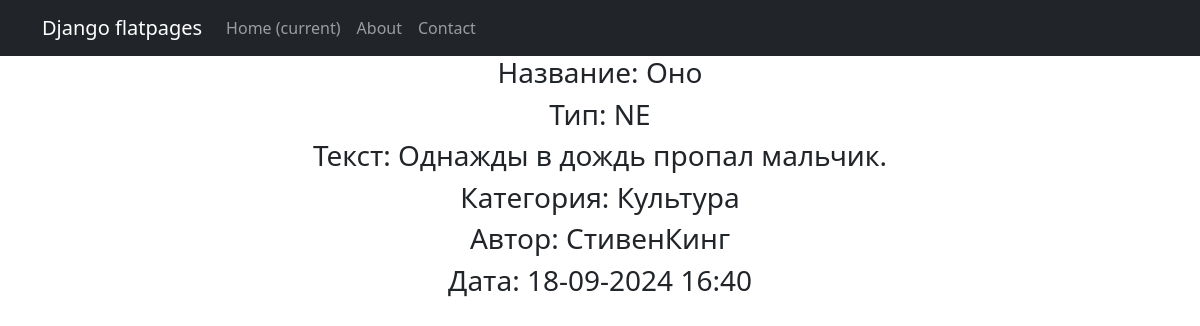
Page /posts/3 on the committed database.
### news/models.py (models this page shows, shortened)
class Post(models.Model):
    title = models.CharField(max_length=255)
    type = models.CharField(max_length=2, choices=TYPE, default=news)
    time_in = models.DateTimeField(auto_now_add=True)
    content = models.TextField()
    author = models.ForeignKey("Author", on_delete=models.CASCADE)
    category = models.ManyToManyField("Category", through="PostCategory")
    rating = models.IntegerField(default=0)

class Category(models.Model):
    name = models.CharField(max_length=64, unique=True)
    subscribers = models.ManyToManyField(User, blank=True, null=True, related_name='categories')

class Author(models.Model):
    user = models.OneToOneField(User, on_delete = models.CASCADE)
    post_rating = models.IntegerField(default=0)

### news/views.py (the view)
# urls.py: path('<int:pk>', PostDetail.as_view(), name='post_detail'),
class PostDetail(DetailView):
    model = Post
    template_name = 'flatpages/post.html'
    context_object_name = 'post'

### templates/flatpages/post.html (shortened to what this page needs)
{% extends 'flatpages/default.html' %}
{% block content %}
<h3>Название: {{ post.title }}</h3>
<h3>Тип: {{ post.type }}</h3>
<h3>Текст: {{ post.content}}</h3>
<h3>Категория:
    {% for cat in post.category.all %}
        {{ cat.name }}
    {% endfor %}
</h3>
<h3>Автор: {{ post.author.user }}</h3>
<h3>Дата: {{ post.time_in|date:"d-m-Y H:i" }}</h3>
{% endblock content %}

### rows in the picture
Post: title "Оно", type "NE", content "Однажды в дождь пропал мальчик.", author.user "СтивенКинг", time_in "18-09-2024 16:40"
Category: name "Культура"
